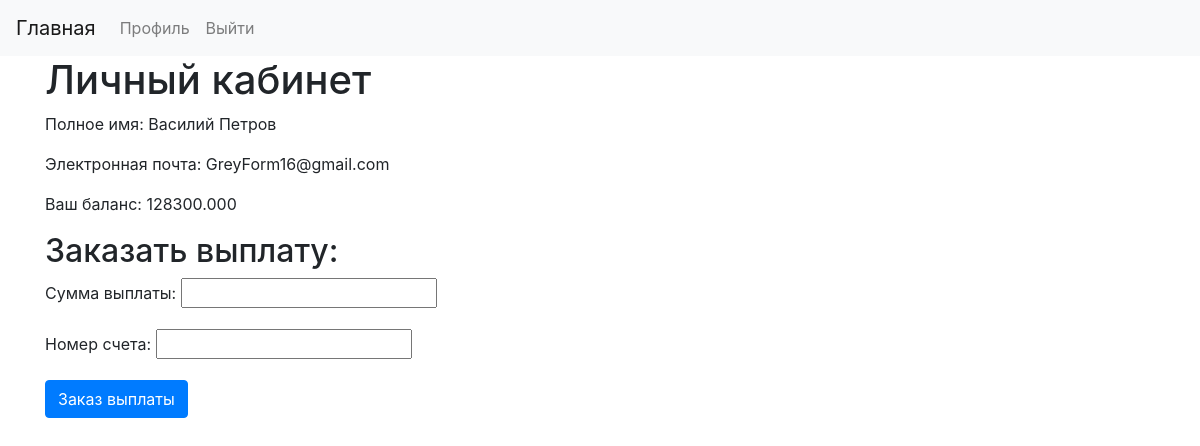
Before: /profile (signed in) with the older database file.
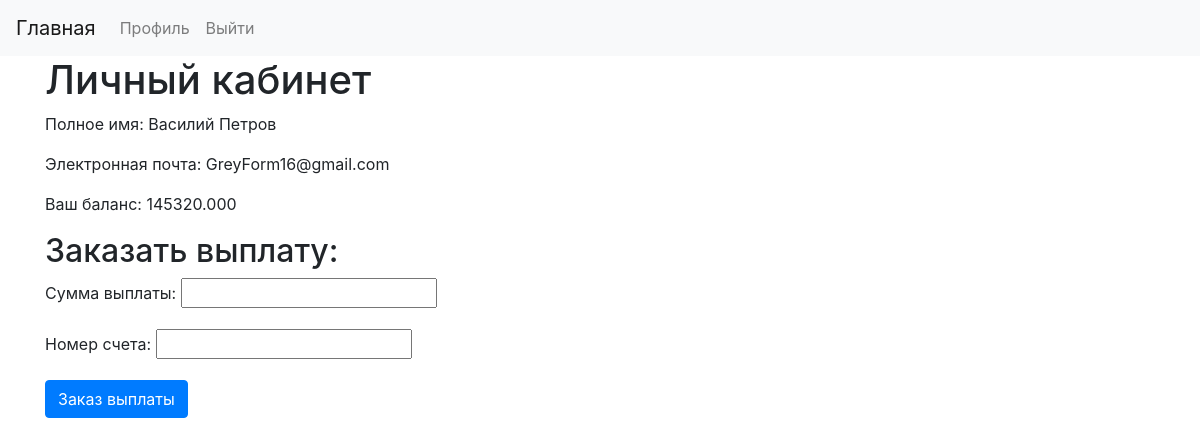
After: the same page with the newer database file.
### bnks/models.py (models this page shows, shortened)
class Client(AbstractUser):
    first_name = None
    last_name = None
    email = models.EmailField(blank=False, null=False, verbose_name='Эл. почта', validators=[validate_none])
    full_name = models.CharField(max_length=100, null=False, blank=False, verbose_name='Полное имя',
                                 validators=[validate_none])
    phone = models.CharField(max_length=16, blank=True, verbose_name='Телефон')
    reward = models.FloatField(default=0, verbose_name='Вознаграждеине')

### bnks/views.py (the view, shortened to what this page needs)
# urls.py: path('profile', views.profile, name='profile'),
def profile(request):
    user = request.user
    form = CreatePayback()
    return render(request, 'profile.html', {'user': user, 'form': form})

### bnks/forms.py
class CreatePayback(forms.ModelForm):
    amount_of_payback = forms.FloatField(label='Сумма выплаты', required=True)
    account_number = forms.CharField(label='Номер счета', max_length=30, required=False)
    class Meta:
        model = Payback
        fields = ['amount_of_payback', 'account_number']

### bnks/templatetags/float_fix.py (called while the page is built)
@register.filter(name='float_fix')
def float_fix(value):
    return f"{value:.{3}f}"

### templates/profile.html (shortened to what this page needs)
{% extends 'base.html' %}
{% load float_fix %}
{% block content %}
    <h1>Личный кабинет</h1>
    <p>Полное имя: {{ user.full_name }}</p>
    <p>Электронная почта: {{ user.email }}</p>
    <p>Ваш баланс: {{ user.reward|float_fix }}</p>
    <div>
        <h2>Заказать выплату:</h2>
        <form method="post">
            {{ form.as_p }}
            <input class="btn btn-primary" type="submit" value="Заказ выплаты">
        </form>
    </div>
{% endblock %}

Changed rows visible on the page:
changed Client "Василий Петров": reward "128300.000" → "145320.000"
